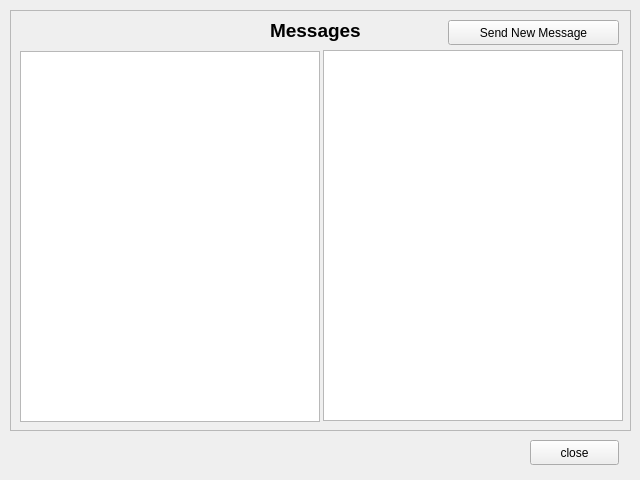
<?xml version="1.0" encoding="UTF-8"?>
<ui version="4.0">
 <class>messageList</class>
 <widget class="QWidget" name="messageList">
  <property name="geometry">
   <rect>
    <x>0</x>
    <y>0</y>
    <width>640</width>
    <height>480</height>
   </rect>
  </property>
  <property name="windowTitle">
   <string>Message List</string>
  </property>
  <widget class="QFrame" name="frame">
   <property name="geometry">
    <rect>
     <x>10</x>
     <y>10</y>
     <width>621</width>
     <height>421</height>
    </rect>
   </property>
   <property name="frameShape">
    <enum>QFrame::StyledPanel</enum>
   </property>
   <property name="frameShadow">
    <enum>QFrame::Raised</enum>
   </property>
   <widget class="QLabel" name="ambulanceListLabel">
    <property name="geometry">
     <rect>
      <x>260</x>
      <y>0</y>
      <width>191</width>
      <height>41</height>
     </rect>
    </property>
    <property name="styleSheet">
     <string notr="true">font-size:14pt;
font-weight: bold;</string>
    </property>
    <property name="text">
     <string>Messages</string>
    </property>
   </widget>
   <widget class="QTableWidget" name="sendTableWidget">
    <property name="geometry">
     <rect>
      <x>10</x>
      <y>41</y>
      <width>300</width>
      <height>371</height>
     </rect>
    </property>
   </widget>
   <widget class="QPushButton" name="sendNewMessage">
    <property name="geometry">
     <rect>
      <x>438</x>
      <y>10</y>
      <width>171</width>
      <height>25</height>
     </rect>
    </property>
    <property name="text">
     <string>Send New Message</string>
    </property>
   </widget>
   <widget class="QTableWidget" name="recievedTableWidget">
    <property name="geometry">
     <rect>
      <x>313</x>
      <y>40</y>
      <width>300</width>
      <height>371</height>
     </rect>
    </property>
   </widget>
  </widget>
  <widget class="QPushButton" name="okButton">
   <property name="geometry">
    <rect>
     <x>530</x>
     <y>440</y>
     <width>89</width>
     <height>25</height>
    </rect>
   </property>
   <property name="text">
    <string>close</string>
   </property>
  </widget>
 </widget>
 <resources/>
 <connections/>
</ui>
